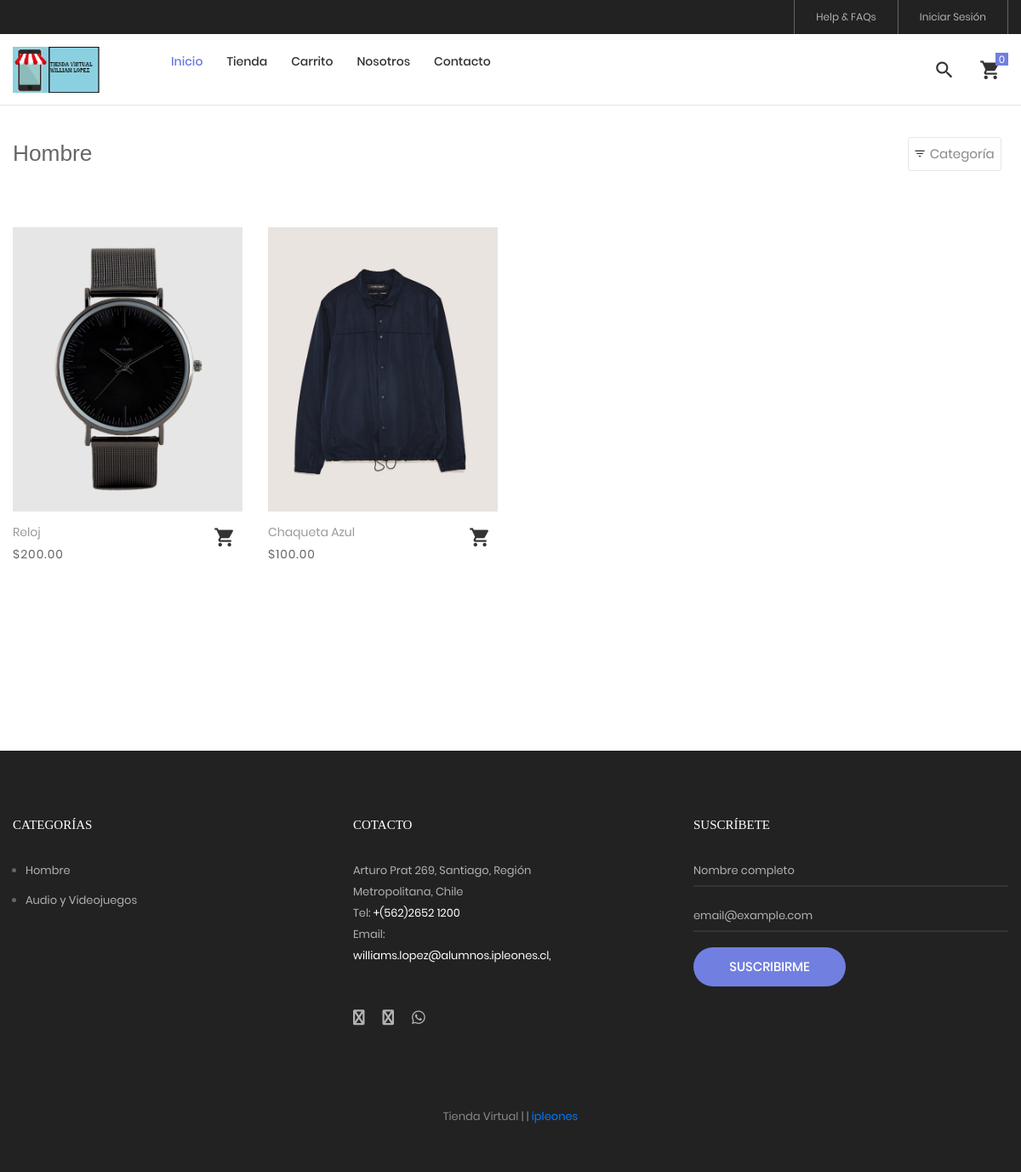
/tienda/categoria/1/hombre, run on the app's committed database.
### tables this page shows
CREATE TABLE `producto` (
  `idproducto` bigint(20) NOT NULL AUTO_INCREMENT,
  `categoriaid` bigint(20) NOT NULL,
  `codigo` varchar(30) NOT NULL,
  `nombre` varchar(255) NOT NULL,
  `descripcion` text NOT NULL,
  `precio` decimal(11,2) NOT NULL,
  `stock` int(11) NOT NULL,
  `imagen` varchar(100) DEFAULT NULL,
  `datecreated` datetime NOT NULL DEFAULT CURRENT_TIMESTAMP,
  `ruta` varchar(255) NOT NULL,
  `status` int(11) NOT NULL DEFAULT '1',
  PRIMARY KEY (`idproducto`),
  KEY `categoriaid` (`categoriaid`),
  CONSTRAINT `producto_ibfk_1` FOREIGN KEY (`categoriaid`) REFERENCES `categoria` (`idcategoria`) ON DELETE CASCADE ON UPDATE CASCADE
);

CREATE TABLE `categoria` (
  `idcategoria` bigint(20) NOT NULL AUTO_INCREMENT,
  `nombre` varchar(255) NOT NULL,
  `descripcion` text NOT NULL,
  `portada` varchar(100) NOT NULL,
  `datecreated` datetime NOT NULL DEFAULT CURRENT_TIMESTAMP,
  `ruta` varchar(255) NOT NULL,
  `status` int(11) NOT NULL DEFAULT '1',
  PRIMARY KEY (`idcategoria`)
);

### Libraries/Core/Views.php (called while the page is built)
<?php
	class Views
	{
		function getView($controller,$view,$data="")
		{
			$controller = get_class($controller);
			if($controller == "Home"){
				$view = "Views/".$view.".php";
			}else{
				$view = "Views/".$controller."/".$view.".php";
			}
			require_once ($view);
		}
	}
 ?>

### index.php (called while the page is built, shortened)
<?php
	require_once("Helpers/Helpers.php");
	require_once("Libraries/Core/Load.php");
 ?>

### Libraries/Core/Mysql.php (called while the page is built, shortened)
<?php
	class Mysql extends Conexion
	{
		private $conexion;
		function __construct()
		{
			$this->conexion = new Conexion();
			$this->conexion = $this->conexion->conect();
		}
		public function select(string $query)
		{
			$this->strquery = $query;
        	$result = $this->conexion->prepare($this->strquery);
			$result->execute();
        	$data = $result->fetch(PDO::FETCH_ASSOC);
        	return $data;
		}
		public function select_all(string $query)
		{
			$this->strquery = $query;
        	$result = $this->conexion->prepare($this->strquery);
			$result->execute();
        	$data = $result->fetchall(PDO::FETCH_ASSOC);
        	return $data;
		}
	}
 ?>

### Libraries/Core/Conexion.php (called while the page is built)
<?php
class Conexion{
	private $conect;
	public function __construct(){
		$connectionString = "mysql:host=".DB_HOST.";dbname=".DB_NAME.";charset=".DB_CHARSET;
		try{
			$this->conect = new PDO($connectionString, DB_USER, DB_PASSWORD);
			$this->conect->setAttribute(PDO::ATTR_ERRMODE, PDO::ERRMODE_EXCEPTION);
		}catch(PDOException $e){
			$this->conect = 'Error de conexión';
		    echo "ERROR: " . $e->getMessage();
		}
	}
	public function conect(){
		return $this->conect;
	}
}
?>

### Models/TProducto.php (called while the page is built, shortened)
<?php
require_once("Libraries/Core/Mysql.php");
trait TProducto{
	public function getProductosCategoriaT(int $idcategoria, string $ruta, $desde = null, $porpagina = null){
		$this->intIdcategoria = $idcategoria;
		$this->strRuta = $ruta;
		$where = "";
		if(is_numeric($desde) AND is_numeric($porpagina)){
			$where = " LIMIT ".$desde.",".$porpagina;
		}
		$this->con = new Mysql();
		$sql_cat = "SELECT idcategoria,nombre,ruta FROM categoria WHERE idcategoria = '{$this->intIdcategoria}'";
		$request = $this->con->select($sql_cat);
		if(!empty($request)){
			$this->strCategoria = $request['nombre'];
			$this->strRutaCategoria = $request['ruta'];
			$sql = "SELECT p.idproducto,
							p.codigo,
							p.nombre,
							p.descripcion,
							p.categoriaid,
							c.nombre as categoria,
							p.precio,
							p.ruta,
							p.stock
					FROM producto p
					INNER JOIN categoria c
					ON p.categoriaid = c.idcategoria
					WHERE p.status != 0 AND p.categoriaid = $this->intIdcategoria AND c.ruta = '{$this->strRuta}'
					ORDER BY p.idproducto DESC ".$where;
					$request = $this->con->select_all($sql);
					if(count($request) > 0){
						for ($c=0; $c < count($request) ; $c++) {
							$intIdProducto = $request[$c]['idproducto'];
							$sqlImg = "SELECT img
									FROM imagen
									WHERE productoid = $intIdProducto";
							$arrImg = $this->con->select_all($sqlImg);
							if(count($arrImg) > 0){
								for ($i=0; $i < count($arrImg); $i++) {
									$arrImg[$i]['url_image'] = media().'/images/uploads/'.$arrImg[$i]['img'];
								}
							}
							$request[$c]['images'] = $arrImg;
						}
					}
			$request = array('idcategoria' => $this->intIdcategoria,
								'ruta' => $this->strRutaCategoria,
								'categoria' => $this->strCategoria,
								'productos' => $request
							);
		}
		return $request;
	}
}
 ?>

### Helpers/Helpers.php (called while the page is built, shortened)
<?php
	function base_url()
	{
		return BASE_URL;
	}
    function footerTienda($data="")
    {
        $view_footer = "Views/Template/footer_tienda.php";
        require_once ($view_footer);
    }
    function formatMoney($cantidad){
        $cantidad = number_format($cantidad,2,SPD,SPM);
        return $cantidad;
    }
    function getCatFooter(){
        require_once ("Models/CategoriasModel.php");
        $objCategoria = new CategoriasModel();
        $request = $objCategoria->getCategoriasFooter();
        return $request;
    }
    function getInfoPage(int $idpagina){
        require_once("Libraries/Core/Mysql.php");
        $con = new Mysql();
        $sql = "SELECT * FROM post WHERE idpost = $idpagina";
        $request = $con->select($sql);
        return $request;
    }
 ?>

### Models/CategoriasModel.php (called while the page is built, shortened)
<?php
	class CategoriasModel extends Mysql
	{
		public function getCategoriasFooter(){
			$sql = "SELECT idcategoria, nombre, descripcion, portada, ruta
					FROM categoria WHERE  status = 1 AND idcategoria IN (".CAT_FOOTER.")";
			$request = $this->select_all($sql);
			if(count($request) > 0){
				for ($c=0; $c < count($request) ; $c++) {
					$request[$c]['portada'] = BASE_URL.'/Assets/images/uploads/'.$request[$c]['portada'];
				}
			}
			return $request;
		}
	}
 ?>

### Views/Tienda/categoria.php (the view, shortened to what this page needs)
<?php
$arrProductos = $data['productos'];
 ?>
<br><br><br>
<hr>
	<div class="bg0 m-t-23 p-b-140">
		<div class="container">
			<div class="flex-w flex-sb-m p-b-52">
				<div class="flex-w flex-l-m filter-tope-group m-tb-10">
					<h3><?= $data['page_title']; ?></h3>
				</div>
				<div class="flex-w flex-c-m m-tb-10">
					<div class="flex-c-m stext-106 cl6 size-104 bor4 pointer hov-btn3 trans-04 m-r-8 m-tb-4 js-show-filter">
						<i class="icon-filter cl2 m-r-6 fs-15 trans-04 zmdi zmdi-filter-list"></i>
						 Categoría &nbsp;
					</div>
				</div>
			</div>
			<div class="row isotope-grid">
			<?php
			if(!empty($arrProductos)){
				for ($p=0; $p < count($arrProductos); $p++) {
					$ruta = $arrProductos[$p]['ruta'];
					if(count($arrProductos[$p]['images']) > 0 ){
						$portada = $arrProductos[$p]['images'][0]['url_image'];
					}else{
						$portada = media().'/images/uploads/product.png';
					}
			 ?>
				<div class="col-sm-6 col-md-4 col-lg-3 p-b-35 isotope-item women">
					<div class="block2">
						<div class="block2-pic hov-img0">
							<img src="<?= $portada ?>" alt="<?= $arrProductos[$p]['nombre'] ?>">
						</div>
						<div class="block2-txt flex-w flex-t p-t-14">
							<div class="block2-txt-child1 flex-col-l ">
								<a href="<?= base_url().'/tienda/producto/'.$arrProductos[$p]['idproducto'].'/'.$ruta; ?>" class="stext-104 cl4 hov-cl1 trans-04 js-name-b2 p-b-6">
									<?= $arrProductos[$p]['nombre'] ?>
								</a>
								<span class="stext-105 cl3">
									<?= SMONEY.formatMoney($arrProductos[$p]['precio']); ?>
								</span>
							</div>
							<div class="block2-txt-child2 flex-r p-t-3">
								<a href="#"
								 id="<?= openssl_encrypt($arrProductos[$p]['idproducto'],METHODENCRIPT,KEY); ?>"
								 class="btn-addwish-b2 dis-block pos-relative js-addwish-b2 js-addcart-detail
								 icon-header-item cl2 hov-cl1 trans-04 p-l-22 p-r-11
								 ">
									<i class="zmdi zmdi-shopping-cart"></i>
								</a>
							</div>
						</div>
					</div>
				</div>
			<?php
				}
			}else{
				?>
			<p>No hay productos para mostrar <a href="<?= base_url() ?>/tienda"> Ver productos</a></p>
			<?php
			}
			?>
			</div>
			<?php
				if(count($data['productos']) > 0){
			 ?>
			<div class="flex-c-m flex-w w-full p-t-45">
			</div>
			<?php
				}
			 ?>
		</div>
	</div>
<?php
	footerTienda($data);
?>

### Views/Template/footer_tienda.php (shortened to what this page needs)
	<?php
		$catFotter = getCatFooter();
	 ?>
	<footer class="bg3 p-t-75 p-b-32">
		<div class="container">
			<div class="row">
				<div class="col-sm-6 col-lg-4 p-b-50">
					<h4 class="stext-301 cl0 p-b-30">
						Categorías
					</h4>
					<?php if(count($catFotter) > 0){ ?>
					<ul>
						<?php foreach ($catFotter as $cat) { ?>
						<li class="p-b-10">
							<a href="<?= base_url() ?>/tienda/categoria/<?= $cat['idcategoria'].'/'.$cat['ruta'] ?>" class="stext-107 cl7 hov-cl1 trans-04">
								<?= $cat['nombre'] ?>
							</a>
						</li>
						<?php } ?>
					</ul>
					<?php } ?>
				</div>
				<div class="col-sm-6 col-lg-4 p-b-50">
					<h4 class="stext-301 cl0 p-b-30">
						Cotacto
					</h4>
					<p class="stext-107 cl7 size-201">
						<?= DIRECCION ?> <br>
						Tel: <a class="linkFooter" href="tel:<?= TELEMPRESA ?>"><?= TELEMPRESA ?></a><br>
						Email: <a class="linkFooter" href="mailto:<?= EMAIL_EMPRESA ?>"><?= EMAIL_EMPRESA ?></a>
					</p>
					<div class="p-t-27">
						<a href="<?= FACEBOOK ?>" target="_blanck" class="fs-18 cl7 hov-cl1 trans-04 m-r-16">
							<i class="fa fa-facebook"></i>
						</a>
						<a href="<?= INSTAGRAM ?>" target="_blanck"  class="fs-18 cl7 hov-cl1 trans-04 m-r-16">
							<i class="fa fa-instagram"></i>
						</a>
						<a href="https://wa.me/<?= WHATSAPP ?>" target="_blanck"  class="fs-18 cl7 hov-cl1 trans-04 m-r-16">
							<i class="fab fa-whatsapp"></i>
						</a>
					</div>
				</div>
				<div class="col-sm-6 col-lg-4 p-b-50">
					<h4 class="stext-301 cl0 p-b-30">
						Suscríbete
					</h4>
					<form id="frmSuscripcion" name="frmSuscripcion">
						<div class="wrap-input1 w-full p-b-4">
							<input class="input1 bg-none plh1 stext-107 cl7" type="text" id="nombreSuscripcion" name="nombreSuscripcion" placeholder="Nombre completo" required>
						</div>
						<br>
						<div class="wrap-input1 w-full p-b-4">
							<input class="input1 bg-none plh1 stext-107 cl7" type="email" id="emailSuscripcion" name="emailSuscripcion" placeholder="email@example.com" required >
						</div>
						<div class="p-t-18">
							<button class="flex-c-m stext-101 cl0 size-103 bg1 bor1 hov-btn2 p-lr-15 trans-04">
								Suscribirme
							</button>
						</div>
					</form>
				</div>
			</div>
			<div class="p-t-40">
				<p class="stext-107 cl6 txt-center">
					<?= NOMBRE_EMPESA; ?> | <?= WEB_EMPRESA; ?> | <a href="https://ipleones.cl/" target="_blank">ipleones</a>
				</p>
			</div>
		</div>
	</footer>
</body>
</html>

### Assets/tienda/css/main.css (style rules this page uses)
.container { max-width: 1380px; }
@media (max-width: 1600px) { .container { max-width: 1200px; } }
.container p { margin-bottom: 20px; }
.container ul, .container ol { margin-left: 15px; margin-bottom: 20px; }
.container ul, .container ul li { list-style: initial; }
.icon-header-item { position: relative; font-size: 26px; line-height: 1; cursor: pointer; }
.block2-pic { position: relative; }
.block2-txt-child1 { width: calc(100% - 30px); }
.block2-txt-child2 { width: 30px; }
.cl0 { color: #fff; }
.cl2 { color: #333; }
.cl3 { color: #666; }
.cl4 { color: #999; }
.cl6 { color: #888; }
.cl7 { color: #b2b2b2; }
.stext-101 { font-family: Poppins-Medium; font-size: 15px; line-height: 1.466667; text-transform: uppercase; }
.stext-104 { font-family: Poppins-Regular; font-size: 14px; line-height: 1.466667; }
.stext-105 { font-family: Poppins-Regular; font-size: 14px; line-height: 1.466667; letter-spacing: 1px; }
.stext-106 { font-family: Poppins-Regular; font-size: 15px; line-height: 1.2; }
.stext-107 { font-family: Poppins-Regular; font-size: 13px; line-height: 1.923; }
.stext-301 { font-family: Montserrat-Bold; font-size: 15px; line-height: 1.6; text-transform: uppercase; }
.size-103 { min-width: 179px; height: 46px; }
.size-104 { min-width: 94px; height: 40px; }
.size-201 { max-width: 270px; }
.bg-none { background-color: transparent; }
.bg0 { background-color: #fff; }
.bg1 { background-color: #717fe0; }
.bg3 { background-color: #222; }
.bor1 { border-radius: 23px; }
.bor4 { border: 1px solid #e6e6e6; border-radius: 3px; }
.wrap-input1 { position: relative; border-bottom: 2px solid rgba(204,204,204, 0.1); }
.input1 { background-color: transparent; width: 100%; }
.hov-img0 { display: block; overflow: hidden; }
.hov-img0 img { width: 100%; -webkit-transition: transform 0.9s ease; -o-transition: transform 0.9s ease; -moz-transition: transform 0.9s ease; transition: transform 0.9s ease; }
.linkFooter { color: #FFF !important; }

### data on the page
producto: shows a picture, nombre "Reloj", precio "200.00"
producto: shows a picture, nombre "Chaqueta Azul", precio "100.00"
categoria: nombre "Hombre"
categoria: nombre "Audio y Videojuegos"

### other printed values
$data['page_title'] "Hombre"
DIRECCION "Arturo Prat 269, Santiago, Región Metropolitana, Chile"
TELEMPRESA "+(562)2652 1200"
EMAIL_EMPRESA "williams.lopez@alumnos.ipleones.cl,"
NOMBRE_EMPESA "Tienda Virtual"
